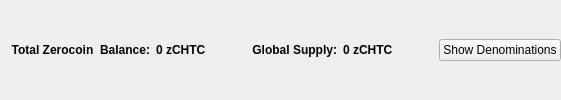
                       <widget class="QFrame" name="balanceSupplyFrame">
                        <layout class="QHBoxLayout" name="horizontalLayout_2" stretch="0,0,0,1,0">
                         <property name="rightMargin">
                          <number>0</number>
                         </property>
                         <item>
                          <layout class="QHBoxLayout" name="horizontalLayout_34">
                           <item>
                            <widget class="QLabel" name="labelzAvailableText_3">
                             <property name="font">
                              <font>
                               <weight>75</weight>
                               <bold>true</bold>
                              </font>
                             </property>
                             <property name="toolTip">
                              <string>Total Balance including unconfirmed and immature zCHTC</string>
                             </property>
                             <property name="text">
                              <string>Total Zerocoin  Balance:</string>
                             </property>
                             <property name="alignment">
                              <set>Qt::AlignRight|Qt::AlignTrailing|Qt::AlignVCenter</set>
                             </property>
                            </widget>
                           </item>
                           <item>
                            <widget class="QLabel" name="labelzAvailableAmount_4">
                             <property name="minimumSize">
                              <size>
                               <width>40</width>
                               <height>0</height>
                              </size>
                             </property>
                             <property name="font">
                              <font>
                               <weight>75</weight>
                               <bold>true</bold>
                              </font>
                             </property>
                             <property name="toolTip">
                              <string>Total Balance including unconfirmed and immature zCHTC</string>
                             </property>
                             <property name="text">
                              <string>0 zCHTC</string>
                             </property>
                             <property name="alignment">
                              <set>Qt::AlignLeading|Qt::AlignLeft|Qt::AlignVCenter</set>
                             </property>
                            </widget>
                           </item>
                          </layout>
                         </item>
                         <item>
                          <spacer name="horizontalSpacer_32">
                           <property name="orientation">
                            <enum>Qt::Horizontal</enum>
                           </property>
                           <property name="sizeHint" stdset="0">
                            <size>
                             <width>40</width>
                             <height>20</height>
                            </size>
                           </property>
                          </spacer>
                         </item>
                         <item>
                          <layout class="QHBoxLayout" name="horizontalLayout_35">
                           <item>
                            <widget class="QLabel" name="labelZsupplyText_2">
                             <property name="font">
                              <font>
                               <weight>75</weight>
                               <bold>true</bold>
                              </font>
                             </property>
                             <property name="text">
                              <string>Global Supply:</string>
                             </property>
                             <property name="alignment">
                              <set>Qt::AlignRight|Qt::AlignTrailing|Qt::AlignVCenter</set>
                             </property>
                            </widget>
                           </item>
                           <item>
                            <widget class="QLabel" name="labelZsupplyAmount_2">
                             <property name="font">
                              <font>
                               <weight>75</weight>
                               <bold>true</bold>
                              </font>
                             </property>
                             <property name="text">
                              <string>0 zCHTC</string>
                             </property>
                            </widget>
                           </item>
                          </layout>
                         </item>
                         <item>
                          <spacer name="horizontalSpacer_31">
                           <property name="orientation">
                            <enum>Qt::Horizontal</enum>
                           </property>
                           <property name="sizeHint" stdset="0">
                            <size>
                             <width>40</width>
                             <height>20</height>
                            </size>
                           </property>
                          </spacer>
                         </item>
                         <item>
                          <widget class="QPushButton" name="pushButtonShowDenoms">
                           <property name="toolTip">
                            <string>Show zCHTC denominations list</string>
                           </property>
                           <property name="text">
                            <string>Show Denominations</string>
                           </property>
                          </widget>
                         </item>
                        </layout>
                       </widget>
